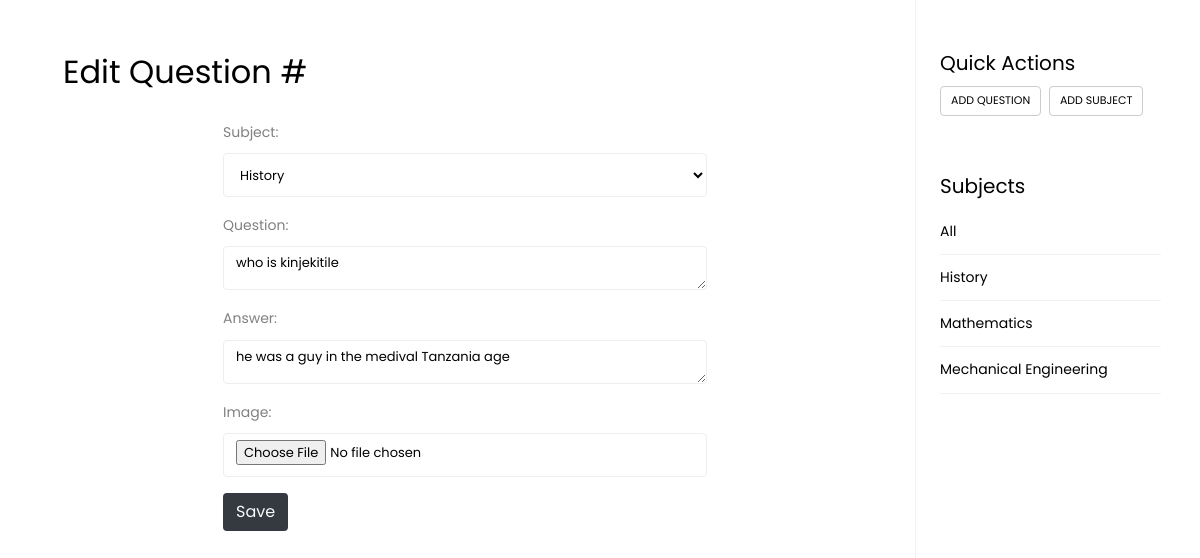
/edit/6, run on the app's committed database.
### question/models.py (models this page shows, shortened)
class Question(models.Model):
    subject = models.ForeignKey(Subject, on_delete=models.CASCADE)
    question = models.TextField()
    answer = models.TextField()
    image = models.ImageField(upload_to='images/', blank=True, null=True)

class Subject(models.Model):
    name = models.CharField(max_length=100, verbose_name="Subject Name")
    description = models.TextField()
    def __str__(self):
        return self.name

### question/views.py (the view)
# urls.py: path('edit/<int:question_id>', edit_question, name='edit'),
def edit_question(request, question_id):
    question = Question.objects.get(id=question_id)
    if request.POST:
        questionForm = QuestionForm(request.POST, request.FILES, instance=question)
        if questionForm.is_valid():
            questionForm.save()
            return redirect('home')
    else:
        questionForm = QuestionForm(instance=question)
        context = {
            'page_subject': "Edit Question",
            'questionForm': questionForm,
            'subjects_list': Subject.objects.all(),
        }
        return render(request, 'form.html', context)

### question/forms.py
class QuestionForm(forms.ModelForm):
    class Meta:
        model = Question
        fields = ['subject', 'question', 'answer', 'image']
    def __init__(self, *args, **kwargs):
        super().__init__(*args, **kwargs)
        self.fields['subject'].widget.attrs.update({'class': 'form-control'})
        self.fields['question'].widget.attrs.update({'class': 'form-control'})
        self.fields['answer'].widget.attrs.update({'class': 'form-control'})
        self.fields['image'].widget.attrs.update({'class': 'form-control'})

### templates/form.html (shortened to what this page needs)
{%  extends 'base.html' %}
{% load static %}
{% block body %}
<div id="content" class="p-4 p-md-5 pt-5">
    <h2 class="mb-4">{{page_subject}} #{{question_count}}</h2>
    <div class="container d-flex justify-content-center align-items-center">
        <form method="POST" enctype="multipart/form-data">
            {{questionForm.as_p}}
            <input type="submit"  class="btn bg-dark text-light" value="Save" >
        </form>
    </div>
  </div>
  <nav id="sidebar">
    <div class="p-4 pt-5">
        <div class="mb-5">
          <h5>Quick Actions</h5>
          <div class="tagcloud">
            <a href="{% url 'add' %}" class="tag-cloud-link">Add Question</a>
            <a href="{% url 'add_subject' %}" class="tag-cloud-link">Add Subject</a>
          </div>
        </div>
        <h5>Subjects</h5>
        <ul class="list-unstyled components mb-5">
          <li>
            <a href="/">All</a>
          </li>
          {%for subject in subjects_list %}
          <li>
            <a href="{% url 'subject' subject.id %}">{{subject.name}}</a>
          </li>
          {%endfor%}
        </ul>
      </div>
    </nav>
{%endblock%}

### templates/base.html (style rules this page uses)
.form-control { border: 1px solid #eee; }

### data on the page
Question: subject "History", question "who is kinjekitile", answer "he was a guy in the medival Tanzania age"
Subject: name "History"
Subject: name "Mathematics"
Subject: name "Mechanical Engineering"

### other printed values
{{ page_subject }} "Edit Question"
